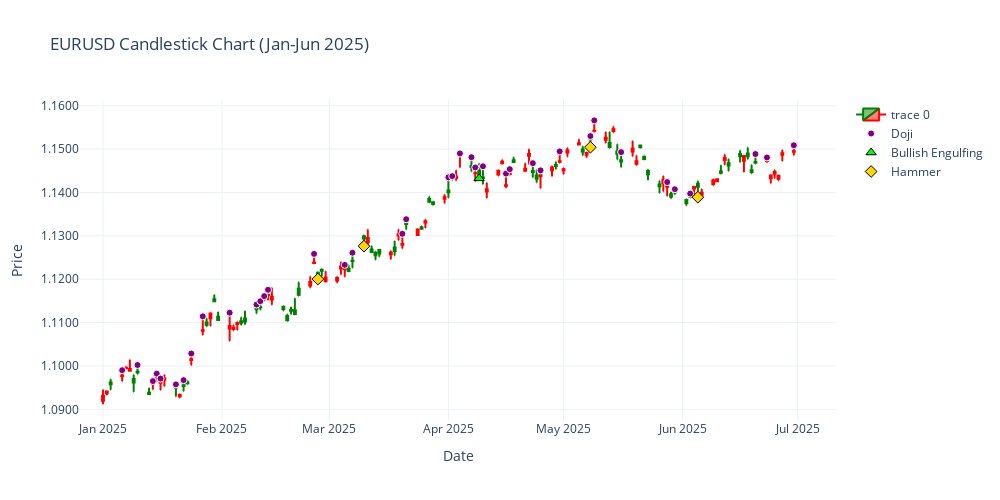

Write notebook code for a chart like this one.
### Code cell
hammer_dates = df[df['Hammer']].index
hammer_lows = df[df['Hammer']]['Low'] - 0.0005  # place below wick

fig.add_trace(go.Scatter(
    x=hammer_dates,
    y=hammer_lows,
    mode='markers',
    marker=dict(
        color='gold',
        size=9,
        symbol='diamond',
        line=dict(width=1, color='black')
    ),
    name='Hammer'
))

### Figure 1 — Plotly figure (JSON) as saved in the notebook; plotly's stock layout.template omitted (floating-point values rounded to 4 significant figures; data arrays with more than 128 entries replaced by an {"elided": "..."} marker saying what was removed)
{"data": [{"close": {"elided": "129 float values"}, "decreasing": {"line": {"color": "red"}}, "high": {"elided": "129 float values"}, "increasing": {"line": {"color": "green"}}, "low": {"elided": "129 float values"}, "open": {"elided": "129 float values"}, "type": "candlestick", "whiskerwidth": 0.3, "x": {"elided": "129 str values"}}, {"marker": {"color": "purple", "line": {"color": "white", "width": 1}, "size": 7, "symbol": "circle"}, "mode": "markers", "name": "Doji", "type": "scatter", "x": ["2025-01-06T00:00:00", "2025-01-10T00:00:00", "2025-01-14T00:00:00", "2025-01-15T00:00:00", "2025-01-16T00:00:00", "2025-01-20T00:00:00", "2025-01-22T00:00:00", "2025-01-24T00:00:00", "2025-01-27T00:00:00", "2025-02-03T00:00:00", "2025-02-10T00:00:00", "2025-02-11T00:00:00", "2025-02-12T00:00:00", "2025-02-13T00:00:00", "2025-02-25T00:00:00", "2025-03-05T00:00:00", "2025-03-07T00:00:00", "2025-03-20T00:00:00", "2025-03-21T00:00:00", "2025-04-01T00:00:00", "2025-04-02T00:00:00", "2025-04-04T00:00:00", "2025-04-07T00:00:00", "2025-04-08T00:00:00", "2025-04-10T00:00:00", "2025-04-16T00:00:00", "2025-04-17T00:00:00", "2025-04-23T00:00:00", "2025-04-25T00:00:00", "2025-04-30T00:00:00", "2025-05-08T00:00:00", "2025-05-09T00:00:00", "2025-05-16T00:00:00", "2025-05-28T00:00:00", "2025-05-30T00:00:00", "2025-06-03T00:00:00", "2025-06-20T00:00:00", "2025-06-23T00:00:00", "2025-06-30T00:00:00"], "y": [1.099, 1.1, 1.097, 1.098, 1.097, 1.096, 1.097, 1.103, 1.111, 1.112, 1.114, 1.115, 1.116, 1.118, 1.126, 1.123, 1.126, 1.13, 1.134, 1.143, 1.144, 1.149, 1.148, 1.146, 1.146, 1.144, 1.145, 1.147, 1.145, 1.149, 1.153, 1.157, 1.149, 1.142, 1.141, 1.14, 1.149, 1.148, 1.151]}, {"marker": {"color": "lime", "line": {"color": "black", "width": 1}, "size": 9, "symbol": "triangle-up"}, "mode": "markers", "name": "Bullish Engulfing", "type": "scatter", "x": ["2025-04-09T00:00:00"], "y": [1.143]}, {"marker": {"color": "gold", "line": {"color": "black", "width": 1}, "size": 9, "symbol": "diamond"}, "mode": "markers", "name": "Hammer", "type": "scatter", "x": ["2025-02-26T00:00:00", "2025-03-10T00:00:00", "2025-05-08T00:00:00", "2025-06-05T00:00:00"], "y": [1.12, 1.128, 1.15, 1.139]}], "layout": {"height": 500, "title": {"text": "EURUSD Candlestick Chart (Jan-Jun 2025)"}, "width": 1000, "xaxis": {"autorange": true, "range": ["2024-12-25 23:56:22.1958", "2025-07-11 00:03:37.8042"], "rangeslider": {"visible": false, "yaxis": {}}, "title": {"text": "Date"}, "type": "date"}, "yaxis": {"autorange": true, "range": [1.088, 1.161], "tickformat": ".4f", "title": {"text": "Price"}, "type": "linear"}}}
